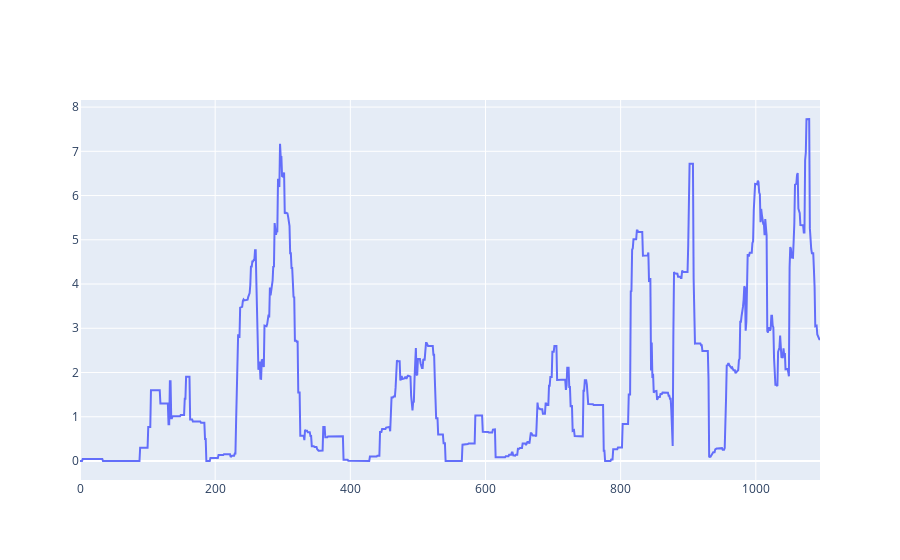

Notebook cell for this chart:
### Code cell
# Average precipitation over the previous 30 days data
fig = go.Figure()

fig.add_trace(
        go.Scatter(
            y=theta.avg_prec,
            x=np.arange(0, len(theta.avg_prec)),
            mode='lines',
            name='Precipitation'
        ))

fig.show()

### Figure 1 — Plotly figure (JSON) as saved in the notebook; plotly's stock layout.template omitted (floating-point values rounded to 4 significant figures; data arrays with more than 128 entries replaced by an {"elided": "..."} marker saying what was removed)
{"data": [{"mode": "lines", "name": "Precipitation", "type": "scatter", "x": {"elided": "1096 int values"}, "y": {"elided": "1096 float values"}}], "layout": {}}
